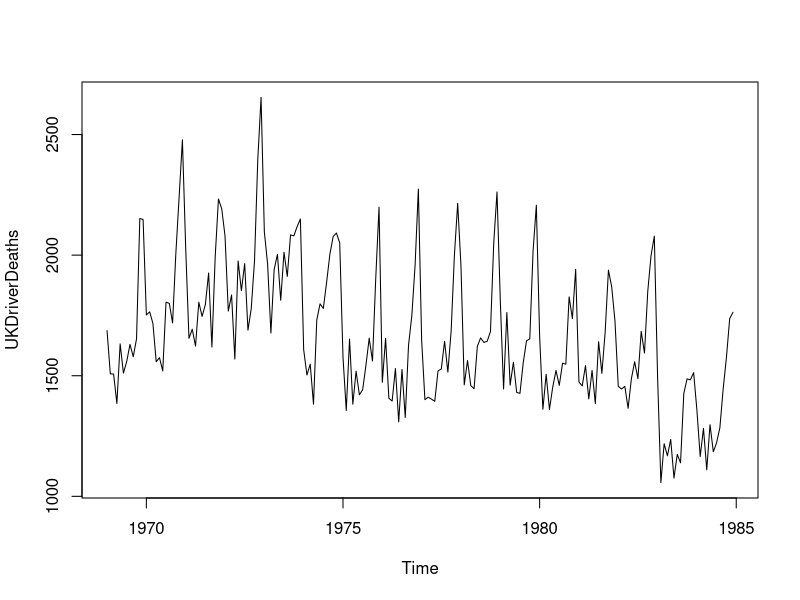

Generate this figure with R: (Note: this script raises an error after producing the figure.)
# Lecture 5 stuff

library(datasets)
library(tidyverse)
library(splines)

plot(UKDriverDeaths)

data.frame(Y=as.matrix(dat), date=time(dat))
mod_df <- data.frame(deaths = as.matrix(UKDriverDeaths), date = time(UKDriverDeaths))

# 1. Plot. Comment on trends
mod_df %>%
  ggplot(aes(x = date, y = deaths)) +
  geom_point() + geom_line() +
  ggtitle("Deaths by Month of Year in British Auto Accidents") +
  xlab("Month and Year") + ylab("Deaths") +
  theme_bw()

# The cyclic behavior of driving deaths is evident in the data set. It appears to peak in the Summer months
# and decline towards the Winter months. In terms of overall trend, there seems to be an immediate reduction
# in Auto Accident Deaths leading into 1984. I am unsure as to whether this change is real or not as it seems 
# driving deaths are climbing back up towards the end of 1985. Perhaps it is coincidence, though I expect not.

# 2. Fit natural splines with varying DF until fit is good. Comment on the process
basic_mod <- lm(deaths ~ ns(date, df = 1), data = mod_df)
three_mod <- lm(deaths ~ ns(date, df = 3), data = mod_df)
five_mod <- lm(deaths ~ ns(date, df = 5), data = mod_df)
seven_mod <- lm(deaths ~ ns(date, df = 7), data = mod_df)
nine_mod <- lm(deaths ~ ns(date, df = 9), data = mod_df)
sixteen_mod <- lm(deaths ~ ns(date, df = 16), data = mod_df)
thirtytwo_mod <- lm(deaths ~ ns(date, df = 32), data = mod_df)

mod_df %>%
  mutate(one_df = basic_mod$fitted.values,
         three_df = three_mod$fitted.values,
         five_df = five_mod$fitted.values,
         seven_df = seven_mod$fitted.values,
         nine_df = nine_mod$fitted.values,
         sixteen_df = sixteen_mod$fitted.values,
         thirtytwo_df = thirtytwo_mod$fitted.values) %>%
  ggplot(aes(x = date, y = deaths)) +
  geom_point() + geom_line() +
  geom_line(aes(y = one_df, col = '1 DF'), size = 1.5) +
  geom_line(aes(y = three_df, col = '3 DF'), size = 1.5) +
  geom_line(aes(y = five_df, col = '5 DF'), size = 1.5) +
  geom_line(aes(y = seven_df, col = '7 DF'), size = 1.5) +
  geom_line(aes(y = nine_df, col = '9 DF'), size = 1.5) +
  geom_line(aes(y = sixteen_df, col = '16 DF'), size = 1.5) +
  geom_line(aes(y = thirtytwo_df, col = '32 DF'), size = 1.5) +
  theme_bw()
